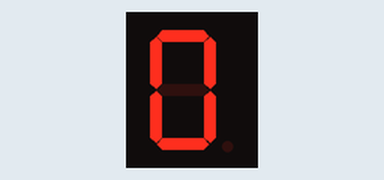
The sketch below on a simulated Arduino Uno, built with avr-gcc and run on an emulated ATmega328P. Parts: 1-digit seven-segment display. Wiring (inferred from the names in the program): 1-digit 7-segment display, segments lit when HIGH: segments pin 13, pin 12, pin 11, pin 10, pin 9, pin 8, pin 7. The segment pins are drawn as the display they are named for.

Above: at 0.1 s.
At 10.1 s:
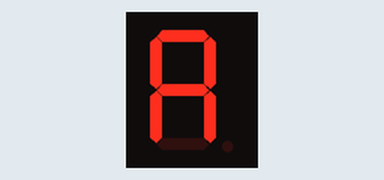
At 12.1 s:
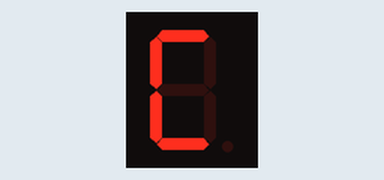
At 13.1 s:
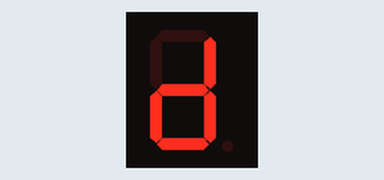
At 14.1 s:
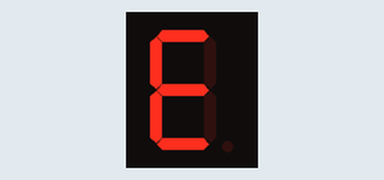
At 15.1 s:
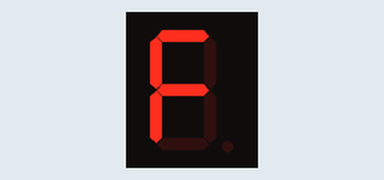

Measured:
- by itself, everything shown: repeats every 18.0 s, in 17 steps
- what the display in image 1 shows lasts 1.0 s, from 10.0 s to 11.0 s

The sketch:

7_segmentos.ino
```cpp
//Asignacion de pines a cada segmento.-

//               a, b, c, d, e, f, g
int pines[7] = {13,12,11,10, 9, 8, 7};
//Matriz con sistema hexa, por cada digito asignado a cada
//combinacion de segmentos.

int estados[16][7] = {
{1,1,1,1,1,1,0},  //0
{0,1,1,0,0,0,0},  //1
{1,1,0,1,1,0,1},  //2
{1,1,1,1,0,0,1},  //3
{0,1,1,0,0,1,1},  //4
{1,0,1,1,0,1,1},  //5
{1,0,1,1,1,1,1},  //6
{1,1,1,0,0,0,0},  //7
{1,1,1,1,1,1,1},  //8
{1,1,1,0,0,1,1},  //9
{1,1,1,0,1,1,1},  //A
{0,0,1,1,1,1,1},  //B
{1,0,0,1,1,1,0},  //C
{0,1,1,1,1,0,1},  //D
{1,0,0,1,1,1,1},  //E
{1,0,0,0,1,1,1}   //F
                     };

void setup(){
  // configuracion de los pines como salida
  for (int i = 0; i < 7; i++) {
    pinMode(pines[i], OUTPUT);
  }
}


void loop(){

  for (int j = 0; j < 16; j++) {
    for (int i = 0; i < 7; i++) {
      digitalWrite(pines[i], estados[j][i]);
  }
         delay(1000);
  }
   for (int i = 0; i < 7; i++)
       digitalWrite(pines[i], 0); //apago los 7 segmentos y comienzo nuevamente
       delay(2000);
}
```
